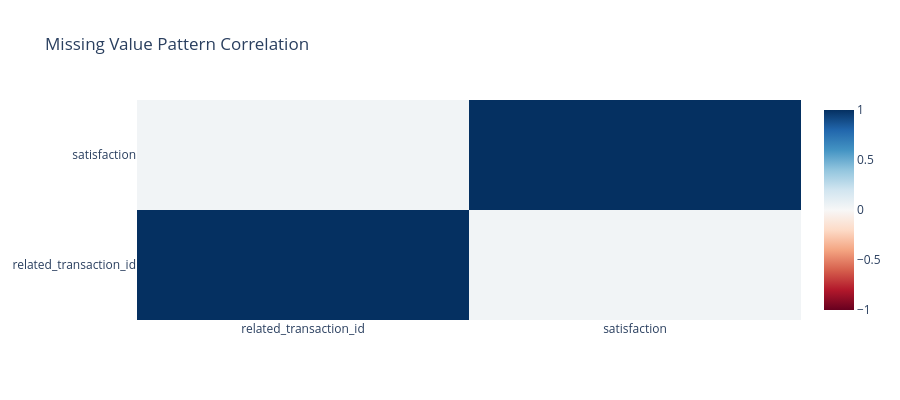

The code cell stored with this chart in its notebook:
### Markdown cell above
## 3.6 Missing Value Patterns

**📖 How to Read the Correlation Heatmap:**
- **Correlation = 1.0**: Columns always missing together (same rows)
- **Correlation > 0.5**: Strong pattern - investigate the relationship
- **Correlation ≈ 0**: Independent missing patterns (MCAR likely)

### Code cell
missing_matrix = df.isnull()
missing_correlations = missing_matrix.corr()

cols_with_missing = [col for col in df.columns if df[col].isnull().any()]
if len(cols_with_missing) > 1:
    print("Missing Value Correlations (MCAR vs MAR analysis):")
    fig = charts.heatmap(
        missing_correlations.loc[cols_with_missing, cols_with_missing].values,
        x_labels=cols_with_missing,
        y_labels=cols_with_missing,
        title="Missing Value Pattern Correlation"
    )
    display_figure(fig)

### Figure 1 — Plotly figure (JSON) as saved in the notebook; plotly's stock layout.template omitted (floating-point values rounded to 4 significant figures)
{"data": [{"colorscale": [[0.0, "rgb(103,0,31)"], [0.1, "rgb(178,24,43)"], [0.2, "rgb(214,96,77)"], [0.3, "rgb(244,165,130)"], [0.4, "rgb(253,219,199)"], [0.5, "rgb(247,247,247)"], [0.6, "rgb(209,229,240)"], [0.7, "rgb(146,197,222)"], [0.8, "rgb(67,147,195)"], [0.9, "rgb(33,102,172)"], [1.0, "rgb(5,48,97)"]], "type": "heatmap", "x": ["related_transaction_id", "satisfaction"], "y": ["related_transaction_id", "satisfaction"], "z": [[1.0, 0.03031], [0.03031, 1.0]], "zmid": 0}], "layout": {"height": 400, "title": {"text": "Missing Value Pattern Correlation"}}}
